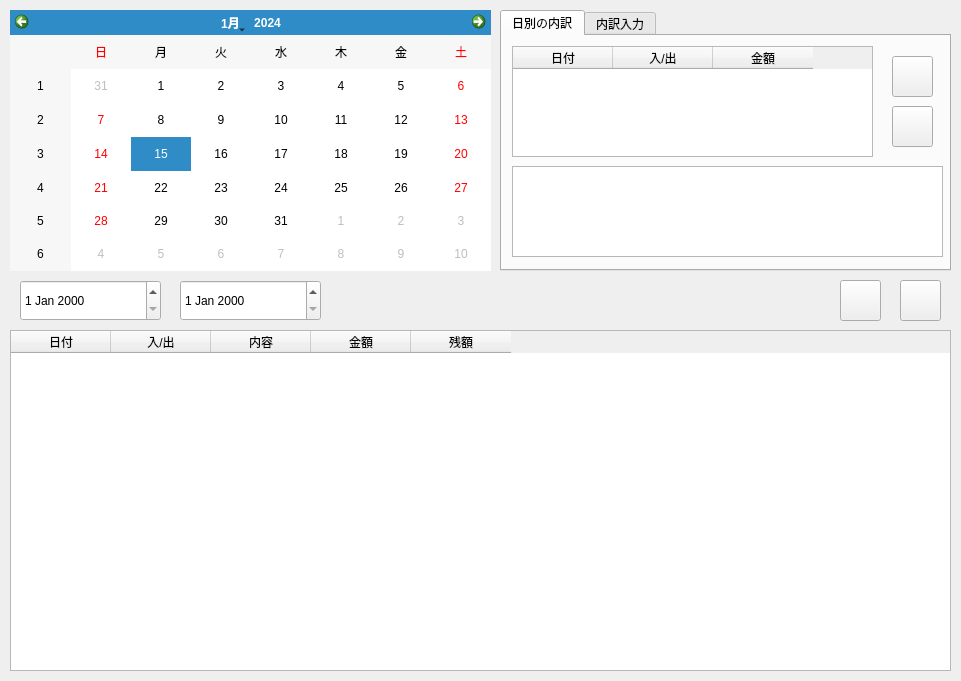
<?xml version="1.0" encoding="UTF-8"?>
<ui version="4.0">
 <class>mainQT</class>
 <widget class="QMainWindow" name="mainQT">
  <property name="geometry">
   <rect>
    <x>0</x>
    <y>0</y>
    <width>961</width>
    <height>681</height>
   </rect>
  </property>
  <property name="windowTitle">
   <string>οἰκονομία</string>
  </property>
  <property name="windowIcon">
   <iconset resource="resource.qrc">
    <normaloff>:/imgs/icon.png</normaloff>:/imgs/icon.png</iconset>
  </property>
  <widget class="QWidget" name="centralwidget">
   <widget class="QCalendarWidget" name="karenda">
    <property name="geometry">
     <rect>
      <x>10</x>
      <y>10</y>
      <width>481</width>
      <height>261</height>
     </rect>
    </property>
    <property name="locale">
     <locale language="Japanese" country="Japan"/>
    </property>
   </widget>
   <widget class="QTableWidget" name="all_table">
    <property name="geometry">
     <rect>
      <x>10</x>
      <y>330</y>
      <width>941</width>
      <height>341</height>
     </rect>
    </property>
    <column>
     <property name="text">
      <string>日付</string>
     </property>
    </column>
    <column>
     <property name="text">
      <string>入/出</string>
     </property>
    </column>
    <column>
     <property name="text">
      <string>内容</string>
     </property>
    </column>
    <column>
     <property name="text">
      <string>金額</string>
     </property>
    </column>
    <column>
     <property name="text">
      <string>残額</string>
     </property>
    </column>
   </widget>
   <widget class="QTabWidget" name="tabWidget">
    <property name="geometry">
     <rect>
      <x>500</x>
      <y>10</y>
      <width>451</width>
      <height>261</height>
     </rect>
    </property>
    <property name="currentIndex">
     <number>0</number>
    </property>
    <widget class="QWidget" name="widget">
     <attribute name="title">
      <string>日別の内訳</string>
     </attribute>
     <widget class="QTableWidget" name="sel_table">
      <property name="geometry">
       <rect>
        <x>10</x>
        <y>10</y>
        <width>361</width>
        <height>111</height>
       </rect>
      </property>
      <column>
       <property name="text">
        <string>日付</string>
       </property>
      </column>
      <column>
       <property name="text">
        <string>入/出</string>
       </property>
      </column>
      <column>
       <property name="text">
        <string>金額</string>
       </property>
      </column>
     </widget>
     <widget class="QTextBrowser" name="sel_view">
      <property name="geometry">
       <rect>
        <x>10</x>
        <y>130</y>
        <width>431</width>
        <height>91</height>
       </rect>
      </property>
      <property name="readOnly">
       <bool>false</bool>
      </property>
      <property name="html">
       <string>&lt;!DOCTYPE HTML PUBLIC &quot;-//W3C//DTD HTML 4.0//EN&quot; &quot;http://www.w3.org/TR/REC-html40/strict.dtd&quot;&gt;
&lt;html&gt;&lt;head&gt;&lt;meta name=&quot;qrichtext&quot; content=&quot;1&quot; /&gt;&lt;meta charset=&quot;utf-8&quot; /&gt;&lt;style type=&quot;text/css&quot;&gt;
p, li { white-space: pre-wrap; }
hr { height: 1px; border-width: 0; }
li.unchecked::marker { content: &quot;\2610&quot;; }
li.checked::marker { content: &quot;\2612&quot;; }
&lt;/style&gt;&lt;/head&gt;&lt;body style=&quot; font-family:'.AppleSystemUIFont'; font-size:13pt; font-weight:400; font-style:normal;&quot;&gt;
&lt;p style=&quot;-qt-paragraph-type:empty; margin-top:0px; margin-bottom:0px; margin-left:0px; margin-right:0px; -qt-block-indent:0; text-indent:0px; font-family:'Ubuntu Sans'; font-size:11pt;&quot;&gt;&lt;br /&gt;&lt;/p&gt;&lt;/body&gt;&lt;/html&gt;</string>
      </property>
     </widget>
     <widget class="QPushButton" name="del_btn">
      <property name="geometry">
       <rect>
        <x>390</x>
        <y>70</y>
        <width>41</width>
        <height>41</height>
       </rect>
      </property>
      <property name="text">
       <string/>
      </property>
      <property name="icon">
       <iconset resource="resource.qrc">
        <normaloff>:/imgs/del.png</normaloff>:/imgs/del.png</iconset>
      </property>
     </widget>
     <widget class="QPushButton" name="modify_btn">
      <property name="geometry">
       <rect>
        <x>390</x>
        <y>20</y>
        <width>41</width>
        <height>41</height>
       </rect>
      </property>
      <property name="text">
       <string/>
      </property>
      <property name="icon">
       <iconset resource="resource.qrc">
        <normaloff>:/imgs/modify.png</normaloff>:/imgs/modify.png</iconset>
      </property>
     </widget>
    </widget>
    <widget class="QWidget" name="widget">
     <attribute name="title">
      <string>内訳入力</string>
     </attribute>
     <widget class="QDateEdit" name="new_day">
      <property name="geometry">
       <rect>
        <x>80</x>
        <y>20</y>
        <width>301</width>
        <height>41</height>
       </rect>
      </property>
      <property name="locale">
       <locale language="Japanese" country="Japan"/>
      </property>
      <property name="maximumDateTime">
       <datetime>
        <hour>23</hour>
        <minute>59</minute>
        <second>59</second>
        <year>2200</year>
        <month>12</month>
        <day>31</day>
       </datetime>
      </property>
      <property name="minimumDateTime">
       <datetime>
        <hour>0</hour>
        <minute>0</minute>
        <second>0</second>
        <year>1799</year>
        <month>12</month>
        <day>18</day>
       </datetime>
      </property>
      <property name="displayFormat">
       <string>yyyy.MM.dd</string>
      </property>
      <property name="calendarPopup">
       <bool>true</bool>
      </property>
      <property name="date">
       <date>
        <year>2000</year>
        <month>1</month>
        <day>1</day>
       </date>
      </property>
     </widget>
     <widget class="QLabel" name="label">
      <property name="geometry">
       <rect>
        <x>20</x>
        <y>20</y>
        <width>41</width>
        <height>41</height>
       </rect>
      </property>
      <property name="text">
       <string>日付 :</string>
      </property>
     </widget>
     <widget class="QLabel" name="label_2">
      <property name="geometry">
       <rect>
        <x>20</x>
        <y>90</y>
        <width>41</width>
        <height>41</height>
       </rect>
      </property>
      <property name="text">
       <string>内容 :</string>
      </property>
     </widget>
     <widget class="QLineEdit" name="new_naiyou">
      <property name="geometry">
       <rect>
        <x>80</x>
        <y>90</y>
        <width>351</width>
        <height>41</height>
       </rect>
      </property>
     </widget>
     <widget class="QPushButton" name="add_btn">
      <property name="geometry">
       <rect>
        <x>390</x>
        <y>20</y>
        <width>41</width>
        <height>41</height>
       </rect>
      </property>
      <property name="text">
       <string/>
      </property>
      <property name="icon">
       <iconset resource="resource.qrc">
        <normaloff>:/imgs/add.png</normaloff>:/imgs/add.png</iconset>
      </property>
     </widget>
     <widget class="QSpinBox" name="new_atai">
      <property name="geometry">
       <rect>
        <x>80</x>
        <y>160</y>
        <width>331</width>
        <height>41</height>
       </rect>
      </property>
      <property name="minimum">
       <number>-99999999</number>
      </property>
      <property name="maximum">
       <number>99999999</number>
      </property>
     </widget>
     <widget class="QLabel" name="label_3">
      <property name="geometry">
       <rect>
        <x>20</x>
        <y>160</y>
        <width>41</width>
        <height>41</height>
       </rect>
      </property>
      <property name="text">
       <string>金額 :</string>
      </property>
     </widget>
     <widget class="QLabel" name="label_4">
      <property name="geometry">
       <rect>
        <x>420</x>
        <y>160</y>
        <width>21</width>
        <height>41</height>
       </rect>
      </property>
      <property name="font">
       <font>
        <pointsize>15</pointsize>
       </font>
      </property>
      <property name="text">
       <string>¥</string>
      </property>
     </widget>
    </widget>
   </widget>
   <widget class="QPushButton" name="csv_import_btn">
    <property name="geometry">
     <rect>
      <x>840</x>
      <y>280</y>
      <width>41</width>
      <height>41</height>
     </rect>
    </property>
    <property name="text">
     <string/>
    </property>
    <property name="icon">
     <iconset resource="resource.qrc">
      <normaloff>:/imgs/import.png</normaloff>:/imgs/import.png</iconset>
    </property>
   </widget>
   <widget class="QPushButton" name="csv_out_btn">
    <property name="geometry">
     <rect>
      <x>900</x>
      <y>280</y>
      <width>41</width>
      <height>41</height>
     </rect>
    </property>
    <property name="text">
     <string/>
    </property>
    <property name="icon">
     <iconset resource="resource.qrc">
      <normaloff>:/imgs/out.png</normaloff>:/imgs/out.png</iconset>
    </property>
   </widget>
   <widget class="QDateEdit" name="kara">
    <property name="geometry">
     <rect>
      <x>20</x>
      <y>280</y>
      <width>141</width>
      <height>41</height>
     </rect>
    </property>
   </widget>
   <widget class="QDateEdit" name="made">
    <property name="geometry">
     <rect>
      <x>180</x>
      <y>280</y>
      <width>141</width>
      <height>41</height>
     </rect>
    </property>
   </widget>
  </widget>
 </widget>
 <resources>
  <include location="resource.qrc"/>
 </resources>
 <connections/>
</ui>
